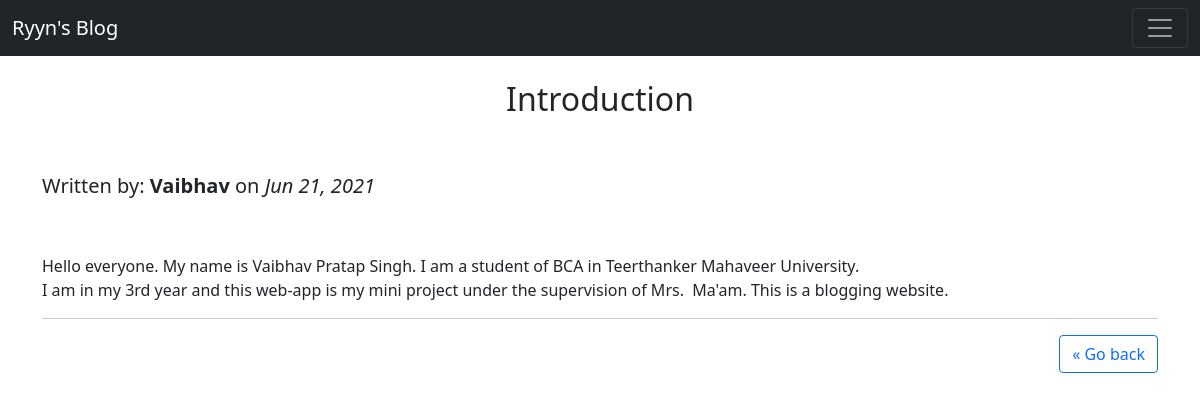
Before: /posts/blog/1 with the older database file.
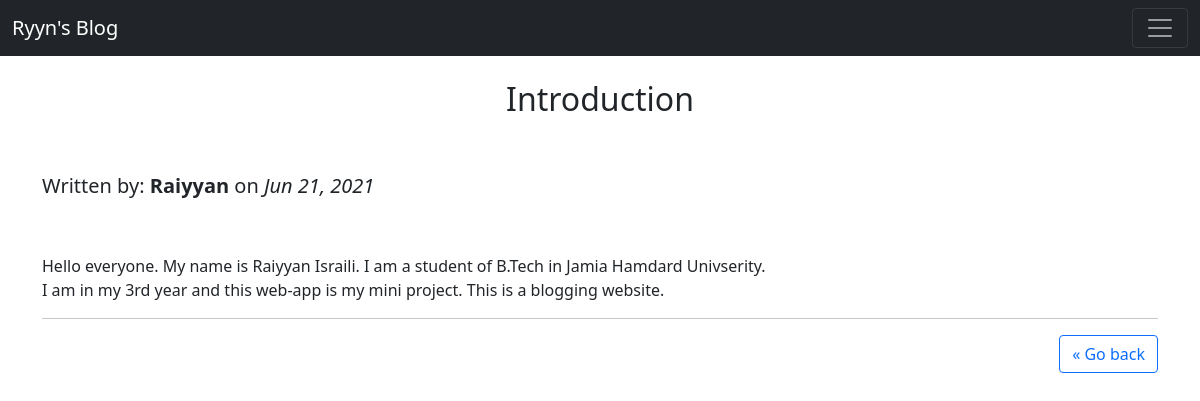
After: the same page with the newer database file.
### app.py (models this page shows, shortened)
class BlogPost(db.Model):
    id = db.Column(db.Integer, primary_key=True)
    title = db.Column(db.String(100), nullable=False)
    content = db.Column(db.Text, nullable=False)
    author = db.Column(db.String(20), nullable=False, default='Anonymous')
    date_posted = db.Column(db.DateTime, nullable=False, default=datetime.now())

### app.py (the view)
@app.route('/posts/blog/<int:id>')
def blog(id):
    post = BlogPost.query.get_or_404(id)
    return render_template('blog.html', post=post)

### templates/blog.html (shortened to what this page needs)
{% extends 'base.html' %}
{% block body %}
<br>
<h2 style="text-align: center;">{{post.title}}</h2>
<br>
<br>
    {% if post.author %}
        <h5>Written by: <b>{{ post.author }}</b> on <i>{{post.date_posted.strftime('%b %d, %Y')}}</i></h5>
    {% else %}
        <h5>Written by <b>Anonymous</b> on <i>{{post.date_posted.strftime('%b %d, %Y')}}</i></h5>
    {% endif %}
    <br>
    <br>
    <p style="white-space: pre-wrap;">{{ post.content }}</p>
    <hr>
    <a style="float: right;" class="btn btn-outline-primary" href="/posts">&laquo; Go back</a>
{% endblock %}

Changed rows visible on the page:
changed BlogPost "Introduction": author "Vaibhav" → "Raiyyan"; content "…everyone. My name is Vaibhav Pratap Singh. I am a student of BCA in Teerthanker Mahaveer University. I am in my 3rd year and this web-app is my mini project under the supervision of Mrs. Ma'am. This is a blogging…" → "…everyone. My name is Raiyyan Israili. I am a student of B.Tech in Jamia Hamdard Univserity. I am in my 3rd year and this web-app is my mini project. This is a blogging…"
